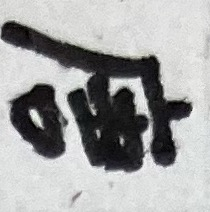
#> input picture learning/dataset/train_photos/0/IMG_1079.JPG, 210 x 212 px
$ python Astar.py --image ../../../../learning/dataset/train_photos/0/IMG_1079.JPG
#> lines starting #> are read from the running program, lines starting #| are printed output that depends on the picture; after the words box and inside, x2 and y2 are one past the last pixel; in counts of white or black regions, pixels touching at a corner belong together; long printed decimals are rounded
### experiments/CharSeg/protetypes/GenCandidates/ConnectLine.py
# valley pointsなど点群を境界線として捉えるユーティリティ

from typing import List, Tuple
from collections import deque
import cv2
import numpy as np

from experiments.CharSeg.protetypes.context import Borderline


def borderline_to_points(borderline: Borderline) -> np.ndarray:
    return np.asarray(borderline, dtype=np.int32).reshape(-1, 2)


# [75 lines left out: functions rasterize_borderlines, points_as_line, line_from_points, not called in this run]

### experiments/CharSeg/protetypes/GenCandidates/Astar.py
"""
A* による境界線候補列挙。

パイプライン: app.py → AstarCandidateGenerator
単体検証:

    python -m experiments.CharSeg.protetypes.GenCandidates.Astar
    python -m experiments.CharSeg.protetypes.GenCandidates.Astar --image path/to/cell.png
"""

from __future__ import annotations

import argparse
import heapq
import logging
from dataclasses import dataclass
from pathlib import Path

from tqdm import tqdm
import cv2
import matplotlib.pyplot as plt
import numpy as np
from scipy.ndimage import distance_transform_edt

from experiments.CharSeg.protetypes.GenCandidates.ConnectLine import (
    Borderline,
    borderline_to_points,
)
from experiments.CharSeg.protetypes.context import Context

logger = logging.getLogger(__name__)

# --- parameters ---
NUM_CANDIDATES = 20
SUPPRESSION_RADIUS = 10
SUPPRESSION_PENALTY = 500.0

# (dx, dy, step_cost) — 上方向は禁止
MOVES: tuple[tuple[int, int, float], ...] = (
    (-1, 1, 1.414),
    (0, 1, 1.0),
    (1, 1, 1.414),
    (-1, 0, 5.0),
    (1, 0, 5.0),
)


@dataclass
class AstarContext:
    original: np.ndarray | None = None
    binary: np.ndarray | None = None
    distance_map: np.ndarray | None = None
    cost_map: np.ndarray | None = None
    candidates: list[Borderline] | None = None
    candidate_costs: list[float] | None = None


def build_cost_maps(binary: np.ndarray) -> tuple[np.ndarray, np.ndarray]:
    """binary: 0=background, 255=foreground."""
    binary_bool = binary > 0
    dist = distance_transform_edt(~binary_bool)
    cost = 1.0 / (dist + 1e-3)
    cost = cost.astype(np.float64, copy=False)
    cost[binary_bool] = 1e6
    return dist.astype(np.float64), cost


def _heuristic(y: int, goal_y: int) -> float:
    return float(goal_y - y)


def astar_best_path(
    cost_map: np.ndarray,
    penalty_map: np.ndarray,
) -> tuple[np.ndarray | None, float | None]:
    """
    y=0 の全列から出発し、y=H-1 のいずれかへ到達する最良経路を返す。
    戻り値: (points (N,2) int32, total_cost) または (None, None)
    """
    h, w = cost_map.shape
    goal_y = h - 1
    effective = cost_map + penalty_map

    g_score = np.full((h, w), np.inf, dtype=np.float64)
    visited = np.zeros((h, w), dtype=bool)
    parent_x = np.full((h, w), -1, dtype=np.int32)
    parent_y = np.full((h, w), -1, dtype=np.int32)

    heap: list[tuple[float, float, int, int]] = []

    for x in range(w):
        g0 = effective[0, x]
        g_score[0, x] = g0
        f0 = g0 + _heuristic(0, goal_y)
        heapq.heappush(heap, (f0, g0, x, 0))

    best_goal: tuple[int, int] | None = None
    best_g = np.inf

    while heap:
        f, g, x, y = heapq.heappop(heap)

        if visited[y, x]:
            continue
        if g > g_score[y, x]:
            continue

        visited[y, x] = True

        if y == goal_y:
            if g < best_g:
                best_g = g
                best_goal = (x, y)
            if best_goal is not None and f >= best_g:
                break
            continue

        for dx, dy, step_cost in MOVES:
            nx = x + dx
            ny = y + dy
            if nx < 0 or nx >= w or ny < 0 or ny >= h:
                continue
            if visited[ny, nx]:
                continue

            tentative = g + step_cost + effective[ny, nx]
            if tentative >= g_score[ny, nx]:
                continue

            g_score[ny, nx] = tentative
            parent_x[ny, nx] = x
            parent_y[ny, nx] = y
            nf = tentative + _heuristic(ny, goal_y)
            heapq.heappush(heap, (nf, tentative, nx, ny))

    if best_goal is None:
        return None, None

    gx, gy = best_goal
    points = _reconstruct_path(parent_x, parent_y, gx, gy)
    return points, float(best_g)


def _reconstruct_path(
    parent_x: np.ndarray,
    parent_y: np.ndarray,
    gx: int,
    gy: int,
) -> np.ndarray:
    xs: list[int] = []
    ys: list[int] = []
    x, y = gx, gy
    while True:
        xs.append(x)
        ys.append(y)
        px = parent_x[y, x]
        py = parent_y[y, x]
        if px < 0:
            break
        x, y = int(px), int(py)
    xs.reverse()
    ys.reverse()
    return np.stack([xs, ys], axis=1).astype(np.int32)


def points_to_borderline(points: np.ndarray) -> Borderline:
    """(N, 2) int32 配列 → [[x, y], ...]"""
    return points.tolist()


def apply_suppression(
    points: np.ndarray,
    penalty_map: np.ndarray,
    *,
    radius: int = SUPPRESSION_RADIUS,
    penalty: float = SUPPRESSION_PENALTY,
) -> None:
    mask = np.zeros(penalty_map.shape, dtype=np.uint8)
    poly = points.reshape(-1, 1, 2)
    thickness = max(1, radius * 2 + 1)
    cv2.polylines(
        mask,
        [poly],
        isClosed=False,
        color=255,
        thickness=thickness,
        lineType=cv2.LINE_8,
    )
    penalty_map[mask > 0] += penalty


def generate_candidates(
    cost_map: np.ndarray,
    *,
    num_candidates: int = NUM_CANDIDATES,
    suppression_radius: int = SUPPRESSION_RADIUS,
    suppression_penalty: float = SUPPRESSION_PENALTY,
) -> tuple[list[Borderline], list[float]]:
    penalty_map = np.zeros_like(cost_map, dtype=np.float64)
    candidates: list[Borderline] = []
    costs: list[float] = []

    for _ in tqdm(range(num_candidates)):
        points, cost = astar_best_path(cost_map, penalty_map)
        if points is None or cost is None:
            logger.warning("これ以上経路が見つかりません（%d 本）", len(candidates))
            break

        candidates.append(points_to_borderline(points))
        costs.append(cost)
        apply_suppression(
            points,
            penalty_map,
            radius=suppression_radius,
            penalty=suppression_penalty,
        )

    return candidates, costs


@dataclass
class AstarConfig:
    num_candidates: int = NUM_CANDIDATES
    suppression_radius: int = SUPPRESSION_RADIUS
    suppression_penalty: float = SUPPRESSION_PENALTY


class AstarCandidateGenerator:
    """ステップ3: line_removed から list[Borderline] 候補を列挙する。"""

    def __init__(
        self,
        config: AstarConfig | None = None,
        debug: bool = False,
    ) -> None:
        self.config = config or AstarConfig()
        self.debug = debug

    def process(self, context: Context) -> None:
        logging.info("A*アルゴリズムを用いて文字の分割境界線の候補を列挙します。")

        blank_trimmed = context.blank_trimmed

        if blank_trimmed is None:
            raise ValueError("context の blank_trimmed が None です")

        _, cost_map = build_cost_maps(blank_trimmed)
        borderlines, costs = generate_candidates(
            cost_map,
            num_candidates=self.config.num_candidates,
            suppression_radius=self.config.suppression_radius,
            suppression_penalty=self.config.suppression_penalty,
        )

        context.candidates = borderlines
        context.candidate_costs = costs
        logging.info("%d 本の境界線候補を列挙しました", len(borderlines))

        if self.debug:
            visualize_candidates(
                blank_trimmed,
                borderlines,
                costs=costs,
            )


def visualize_candidates(
    binary: np.ndarray,
    candidates: list[Borderline],
    *,
    costs: list[float] | None = None,
    original: np.ndarray | None = None,
) -> None:
    base = original if original is not None else binary
    if base.ndim == 3:
        display = cv2.cvtColor(base, cv2.COLOR_BGR2RGB)
    else:
        display = cv2.cvtColor(base, cv2.COLOR_GRAY2RGB)

    fig, ax = plt.subplots(figsize=(8, 10))
    ax.imshow(display)
    cmap = plt.cm.tab10

    for i, cand in enumerate(candidates):
        color = cmap(i % 10)
        pts = borderline_to_points(cand)
        label = f"candidate[{i}]"
        if costs is not None and i < len(costs):
            label += f" cost={costs[i]:.1f}"
        ax.plot(
            pts[:, 0],
            pts[:, 1],
            color=color,
            linewidth=2,
            label=label,
        )

    ax.set_title(f"A* borderline candidates (K={len(candidates)})")
    ax.legend(loc="upper right", fontsize=8)
    ax.axis("off")
    plt.tight_layout()
    plt.show()


def _load_grayscale(path: Path) -> np.ndarray:
    img = cv2.imread(str(path), cv2.IMREAD_GRAYSCALE)
    if img is None:
        raise FileNotFoundError(f"画像を読み込めません: {path}")
    return img


def _to_binary(gray: np.ndarray) -> np.ndarray:
    _, binary = cv2.threshold(
        gray,
        0,
        255,
        cv2.THRESH_BINARY_INV + cv2.THRESH_OTSU,
    )
    return binary


def make_synthetic_binary(height: int = 100, width: int = 72) -> np.ndarray:
    """検証用: 中央に谷がある二筋の文字セル風画像。"""
    img = np.zeros((height, width), dtype=np.uint8)
    img[:, 14:20] = 255
    img[:, 52:58] = 255
    return img


def run_experiment(
    binary: np.ndarray,
    *,
    original: np.ndarray | None = None,
    num_candidates: int = NUM_CANDIDATES,
    show_plot: bool = True,
) -> AstarContext:
    context = AstarContext()
    context.original = original
    context.binary = binary

    dist, cost = build_cost_maps(binary)
    context.distance_map = dist
    context.cost_map = cost

    borderlines, costs = generate_candidates(
        cost,
        num_candidates=num_candidates,
    )
    context.candidates = borderlines
    context.candidate_costs = costs

    print(len(context.candidates))
    for i, path_cost in enumerate(costs):
        print(f"candidate[{i}].cost = {path_cost:.6f}")

    if show_plot:
        visualize_candidates(
            binary,
            context.candidates,
            costs=costs,
            original=original,
        )

    return context


def main() -> None:
    logging.basicConfig(level=logging.INFO)
    parser = argparse.ArgumentParser(
        description="A* suppression-based Top-K borderline candidate enumeration",
    )
    parser.add_argument(
        "--image",
        type=Path,
        default=None,
        help="入力グレースケール/カラー画像（未指定時は合成バイナリ）",
    )
    parser.add_argument(
        "--num-candidates",
        type=int,
        default=NUM_CANDIDATES,
        help=f"列挙する候補数（既定: {NUM_CANDIDATES}）",
    )
    parser.add_argument(
        "--no-show",
        action="store_true",
        help="matplotlib 表示をスキップ",
    )
    args = parser.parse_args()

    if args.image is not None:
        original = _load_grayscale(args.image)
        if original.ndim == 2:
            binary = _to_binary(original)
#> in _to_binary, `_, binary = cv2.threshold( gray, 0, 255, cv2.THRESH_BINARY_INV + cv2.T..`:
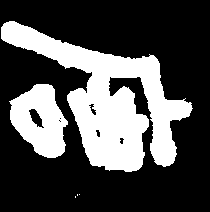
#> binary: shape (212, 210); 30.8% white; 5 white regions (3 under 20 px), largest, box (x1, y1, x2, y2) and area: (1, 21, 193, 172) 10906, (9, 84, 68, 158) 2780
        else:
            raise ValueError("2次元グレースケール画像を想定しています")
        run_experiment(
            binary,
            original=original,
            num_candidates=args.num_candidates,
            show_plot=not args.no_show,
        )
#> in build_cost_maps, `dist = distance_transform_edt(~binary_bool)`:
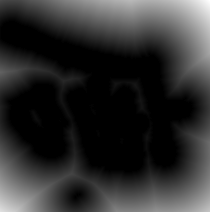
#> dist: shape (212, 210) float64; min 0, max 78.49, mean 14.5; drawn with min black and max white
#> the loop in generate_candidates, `for _ in tqdm(range(num_candidates)):` made 20 passes
#> cost on passes 1 to 12: 217.2, 221.5, 238.5, 11743.7, 17822.1, 45835.6, 62353.2, 94740.9, 106430.2, 107308.3, 130723.4, 150790.2
#> after the loop in generate_candidates, `for _ in tqdm(range(num_candidates)):`: candidates = 20 items; costs = [217.2, 221.5, 238.5, 11743.7, 17822.1, 45835.6, 62353.2, 94740.9, 106430.2, 107308.3, 130723.4, 150790.2, 179453.2, 185734.7, 207284.1, 235728.5, 237327.9, 264081.5, 291234.3, 304446.1]
#> in run_experiment, `borderlines, costs = generate_candidates( cost, num_candidates=num_can..`: borderlines = 20 items
#> in run_experiment, `context.candidate_costs = costs`: context.candidate_costs has the same summary as costs in generate_candidates
#| 20
#> the loop in run_experiment, `for i, path_cost in enumerate(costs):` made 20 passes
#| candidate[0].cost = 217.176
#| candidate[1].cost = 221.466
#| candidate[2].cost = 238.541
#| candidate[3].cost = 11743.708
#| candidate[4].cost = 17822.080
#| candidate[5].cost = 45835.616
#| candidate[6].cost = 62353.216
#| candidate[7].cost = 94740.930
#> (further printed lines are left out)
#> the loop in visualize_candidates, `for i, cand in enumerate(candidates):` made 20 passes
#> (color, label) on passes 1 to 12: ((0.122, 0.467, 0.706, 1), 'candidate[0] cost=217.2'), ((1, 0.498, 0.0549, 1), 'candidate[1] cost=221.5'), ((0.173, 0.627, 0.173, 1), 'candidate[2] cost=238.5'), ((0.839, 0.153, 0.157, 1), 'candidate[3] cost=11743.7'), ((0.58, 0.404, 0.741, 1), 'candidate[4] cost=17822.1'), ((0.549, 0.337, 0.294, 1), 'candidate[5] cost=45835.6'), ((0.89, 0.467, 0.761, 1), 'candidate[6] cost=62353.2'), ((0.498, 0.498, 0.498, 1), 'candidate[7] cost=94740.9'), ((0.737, 0.741, 0.133, 1), 'candidate[8] cost=106430.2'), ((0.0902, 0.745, 0.812, 1), 'candidate[9] cost=107308.3'), ((0.122, 0.467, 0.706, 1), 'candidate[10] cost=130723.4'), ((1, 0.498, 0.0549, 1), 'candidate[11] cost=150790.2')
#> in visualize_candidates, `plt.show()`:
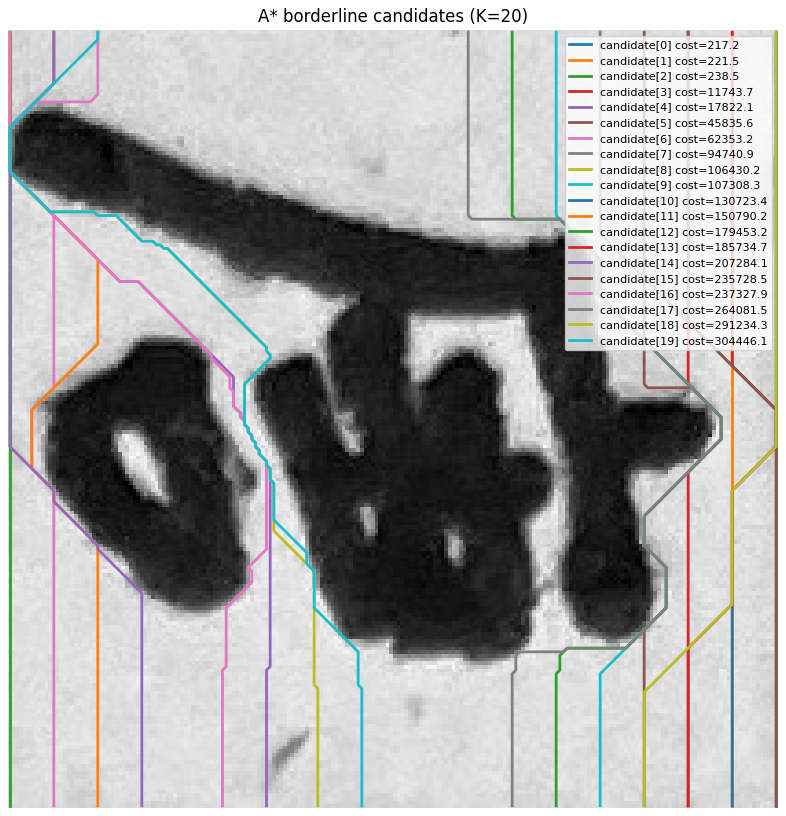
#> figure drawn by matplotlib, 1 panel
    else:
        binary = make_synthetic_binary()
        run_experiment(
            binary,
            original=binary,
            num_candidates=args.num_candidates,
            show_plot=not args.no_show,
        )


if __name__ == "__main__":
    main()
